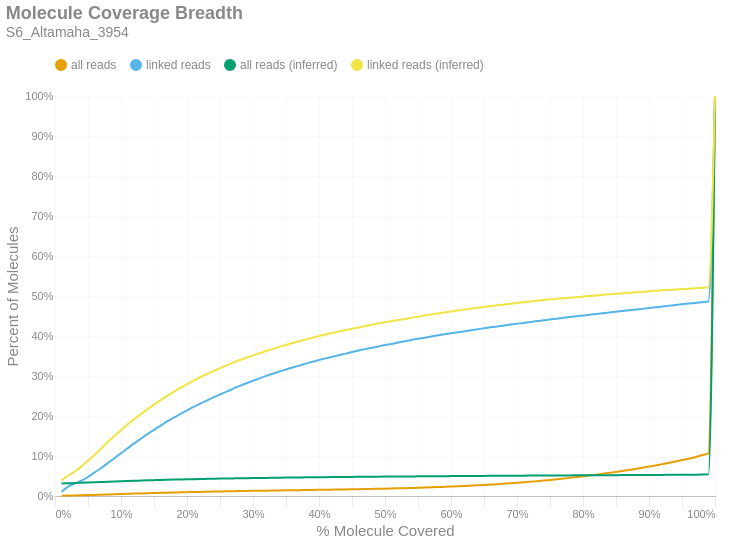

Notebook cell for this chart:
### Markdown cell above
### Molecule Read Coverage
This chart shows molecule coverage breadth as computed by the number of bases aligned to that molecule. In other words, "*how much of each unique long molecule is actually sequenced/aligned?*" Keep in mind there is a distinction between sequences and alignments, since some sequences belonging to a particular molecule may not align well and wouldn't appear in the alignment data. This chart also shows molecule coverage breadth as computed by the *inferred fragment* from which the aligned sequences originate. Unlike read coverage, this calculation takes into account the total insert size, including unsequenced gaps between the forward and reverse reads. Like the previous figures, these are cumulative percents.

### Code cell
if SKIPLR:
    print_html(f"Skipped")
else:
    binned_df = consolidated_hist(valids['coverage_bp'], mask, 0.01, True)
    binned_df_inf = consolidated_hist(valids['coverage_inserts'], mask, 0.01, True)
    binned_df = binned_df.with_columns(pl.lit(binned_df_inf['all reads (cumsum)']).alias('all reads (inferred)'))
    binned_df = binned_df.with_columns(pl.lit(binned_df_inf['linked reads (cumsum)']).alias('linked reads (inferred)'))
    binned_df = binned_df.with_columns(
        (pl.col('bin').cast(pl.Float64) + 0.01).alias('right_edge')
    )

    with SafeRender(binned_df):
        (
            density_plot(binned_df, 'Molecule Coverage Breadth', samplename, 'molcov', ['all reads (inferred)','linked reads (inferred)'])
            .encode(
                #x=alt.X('bin:Q', title="% Molecule Covered").axis(format = '%').scale(padding=0),
                x=alt.X('right_edge:Q', title="% Molecule Covered").axis(format='%').scale(padding=0),
                y=alt.Y('value:Q', title='Percent of Molecules')
                    .axis(format='%')
                    .stack(False)
                    .scale(domainMin=0, padding=0),
                color=alt.Color("key:N").scale(domain = ["all reads", "linked reads", "all reads (inferred)", "linked reads (inferred)"]),
                tooltip = [
                    alt.Tooltip("key:N", title = "Data Type"),
                    alt.Tooltip("range_label:N", title="% Molecule Covered"),
                    alt.Tooltip("value:Q", format = ".2%", title="% Molecules")
                ]
            )
        ).display()

### Figure 1 — Vega-Lite specification as saved in the notebook (floating-point values rounded to 4 significant figures)
{"width": "container", "height": 400, "config": {"title": {"anchor": "start", "dy": -15, "fontSize": 18, "color": "#888888", "subtitleColor": "#888888", "subtitleFontSize": 14}, "arc": {"fill": "#0072B2"}, "axis": {"domainColor": "#888888", "domainWidth": 0.5, "gridWidth": 0.2, "grid": false, "titleFontWeight": 400, "titleFontSize": 15, "labelFontSize": 11, "labelColor": "#888888", "tickColor": "#888888", "tickWidth": 0.2, "titleColor": "#888888"}, "axisBand": {"grid": false}, "axisX": {"grid": true, "tickSize": 10, "domainCap": "round"}, "axisY": {"domain": false, "grid": true, "tickSize": 0, "domainCap": "round"}, "background": "transparent", "header": {"labelFontSize": 15, "labelColor": "#888888", "titleFontSize": 15, "titleFontWeight": 600, "titleColor": "#888888"}, "legend": {"labelFont": "sans-serif", "labelFontSize": 12, "labelColor": "#888888", "symbolSize": 100, "symbolType": "circle", "titleFontSize": 12, "titlePadding": 10, "titleColor": "#888888", "title": null, "orient": "top"}, "range": {"category": ["#E69F00", "#56B4E9", "#009E73", "#F0E442", "#0072B2", "#D55E00", "#CC79A7", "#000000"], "diverging": ["#cfe8f3", "#a2d4ec", "#73bfe2", "#46abdb", "#1696d2", "#12719e"]}, "area": {"fill": "#0072B2", "fillOpacity": 0.7, "line": true, "strokeOpacity": 0.7}, "line": {"color": "#0072B2", "stroke": "#0072B2", "strokeWidth": 2}, "trail": {"color": "#0072B2", "stroke": "#0072B2", "strokeWidth": 0, "size": 1}, "point": {"filled": true, "fillOpacity": 1.0, "size": 95}, "text": {"color": "#888888", "fontSize": 11, "align": "right", "fontWeight": 400, "size": 11}, "bar": {"fill": "#0072B2", "stroke": null}, "view": {"stroke": null, "continuousWidth": 660, "continuousHeight": 400}}, "data": {"name": "data-9f0cf400e6717ddeb9a0836ec04c4001"}, "mark": {"type": "line", "interpolate": "monotone", "point": {"opacity": 0, "size": 275}}, "encoding": {"color": {"field": "key", "scale": {"domain": ["all reads", "linked reads", "all reads (inferred)", "linked reads (inferred)"]}, "type": "nominal"}, "tooltip": [{"field": "key", "title": "Data Type", "type": "nominal"}, {"field": "range_label", "title": "% Molecule Covered", "type": "nominal"}, {"field": "value", "format": ".2%", "title": "% Molecules", "type": "quantitative"}], "x": {"axis": {"format": "%"}, "field": "right_edge", "scale": {"padding": 0}, "title": "% Molecule Covered", "type": "quantitative"}, "y": {"axis": {"format": "%"}, "field": "value", "scale": {"domainMin": 0, "padding": 0}, "stack": false, "title": "Percent of Molecules", "type": "quantitative"}}, "params": [{"name": "param_c36ac31b6afebe62", "select": {"type": "point", "fields": ["key"]}, "bind": "legend"}], "title": {"text": "Molecule Coverage Breadth", "subtitle": "S6_Altamaha_3954"}, "transform": [{"fold": ["all reads (cumsum)", "linked reads (cumsum)", "all reads (inferred)", "linked reads (inferred)"]}, {"calculate": "replace(datum.key, ' (cumsum)', '')", "as": "key"}, {"filter": {"param": "param_c36ac31b6afebe62"}}], "usermeta": {"embedOptions": {"downloadFileName": "S6_Altamaha_3954.molcov"}}, "$schema": "https://vega.github.io/schema/vega-lite/v6.1.0.json", "datasets": {"data-9f0cf400e6717ddeb9a0836ec04c4001": [{"bin": "0.0", "interval": "0.0-0.01", "all reads": 0.000503, "linked reads": 0.01048, "all reads (cumsum)": 0.000503, "linked reads (cumsum)": 0.01048, "range_label": "0.0-0.01", "all reads (inferred)": 0.03144, "linked reads (inferred)": 0.03939, "right_edge": 0.01}, {"bin": "0.01", "interval": "0.01-0.02", "all reads": 0.0006036, "linked reads": 0.01313, "all reads (cumsum)": 0.001107, "linked reads (cumsum)": 0.02361, "range_label": "0.01-0.02", "all reads (inferred)": 0.03197, "linked reads (inferred)": 0.05141, "right_edge": 0.02}, {"bin": "0.02", "interval": "0.02-0.03", "all reads": 0.000346, "linked reads": 0.0073, "all reads (cumsum)": 0.001453, "linked reads (cumsum)": 0.03092, "range_label": "0.02-0.03", "all reads (inferred)": 0.03241, "linked reads (inferred)": 0.06131, "right_edge": 0.03}, {"bin": "0.03", "interval": "0.03-0.04", "all reads": 0.0003472, "linked reads": 0.007222, "all reads (cumsum)": 0.0018, "linked reads (cumsum)": 0.03814, "range_label": "0.03-0.04", "all reads (inferred)": 0.03295, "linked reads (inferred)": 0.07399, "right_edge": 0.04}, {"bin": "0.04", "interval": "0.04-0.05", "all reads": 0.0004336, "linked reads": 0.009417, "all reads (cumsum)": 0.002234, "linked reads (cumsum)": 0.04755, "range_label": "0.04-0.05", "all reads (inferred)": 0.03356, "linked reads (inferred)": 0.08786, "right_edge": 0.05}, {"bin": "0.05", "interval": "0.05-0.06", "all reads": 0.0005071, "linked reads": 0.01134, "all reads (cumsum)": 0.002741, "linked reads (cumsum)": 0.05889, "range_label": "0.05-0.06", "all reads (inferred)": 0.03422, "linked reads (inferred)": 0.103, "right_edge": 0.06}, {"bin": "0.06", "interval": "0.06-0.07", "all reads": 0.0004985, "linked reads": 0.0111, "all reads (cumsum)": 0.003239, "linked reads (cumsum)": 0.06999, "range_label": "0.06-0.07", "all reads (inferred)": 0.03489, "linked reads (inferred)": 0.1188, "right_edge": 0.07}, {"bin": "0.07", "interval": "0.07-0.08", "all reads": 0.0005375, "linked reads": 0.01224, "all reads (cumsum)": 0.003777, "linked reads (cumsum)": 0.08223, "range_label": "0.07-0.08", "all reads (inferred)": 0.03558, "linked reads (inferred)": 0.1349, "right_edge": 0.08}, {"bin": "0.08", "interval": "0.08-0.09", "all reads": 0.0005407, "linked reads": 0.01231, "all reads (cumsum)": 0.004317, "linked reads (cumsum)": 0.09454, "range_label": "0.08-0.09", "all reads (inferred)": 0.03622, "linked reads (inferred)": 0.15, "right_edge": 0.09}, {"bin": "0.09", "interval": "0.09-0.1", "all reads": 0.0005432, "linked reads": 0.01248, "all reads (cumsum)": 0.004861, "linked reads (cumsum)": 0.107, "range_label": "0.09-0.1", "all reads (inferred)": 0.03685, "linked reads (inferred)": 0.1648, "right_edge": 0.1}, {"bin": "0.1", "interval": "0.1-0.11", "all reads": 0.0005464, "linked reads": 0.01236, "all reads (cumsum)": 0.005407, "linked reads (cumsum)": 0.1194, "range_label": "0.1-0.11", "all reads (inferred)": 0.03746, "linked reads (inferred)": 0.1789, "right_edge": 0.11}, {"bin": "0.11", "interval": "0.11-0.12", "all reads": 0.0005407, "linked reads": 0.01222, "all reads (cumsum)": 0.005948, "linked reads (cumsum)": 0.1316, "range_label": "0.11-0.12", "all reads (inferred)": 0.03803, "linked reads (inferred)": 0.1924, "right_edge": 0.12}, {"bin": "0.12", "interval": "0.12-0.13", "all reads": 0.0005071, "linked reads": 0.0116, "all reads (cumsum)": 0.006455, "linked reads (cumsum)": 0.1432, "range_label": "0.12-0.13", "all reads (inferred)": 0.03855, "linked reads (inferred)": 0.2045, "right_edge": 0.13}, {"bin": "0.13", "interval": "0.13-0.14", "all reads": 0.0004904, "linked reads": 0.01131, "all reads (cumsum)": 0.006945, "linked reads (cumsum)": 0.1545, "range_label": "0.13-0.14", "all reads (inferred)": 0.03908, "linked reads (inferred)": 0.2169, "right_edge": 0.14}, {"bin": "0.14", "interval": "0.14-0.15", "all reads": 0.0004742, "linked reads": 0.01082, "all reads (cumsum)": 0.007419, "linked reads (cumsum)": 0.1653, "range_label": "0.14-0.15", "all reads (inferred)": 0.03957, "linked reads (inferred)": 0.2283, "right_edge": 0.15}, {"bin": "0.15", "interval": "0.15-0.16", "all reads": 0.0004706, "linked reads": 0.01077, "all reads (cumsum)": 0.00789, "linked reads (cumsum)": 0.1761, "range_label": "0.15-0.16", "all reads (inferred)": 0.04005, "linked reads (inferred)": 0.2395, "right_edge": 0.16}, {"bin": "0.16", "interval": "0.16-0.17", "all reads": 0.0004474, "linked reads": 0.01027, "all reads (cumsum)": 0.008337, "linked reads (cumsum)": 0.1864, "range_label": "0.16-0.17", "all reads (inferred)": 0.04051, "linked reads (inferred)": 0.2504, "right_edge": 0.17}, {"bin": "0.17", "interval": "0.17-0.18", "all reads": 0.0004081, "linked reads": 0.009328, "all reads (cumsum)": 0.008745, "linked reads (cumsum)": 0.1957, "range_label": "0.17-0.18", "all reads (inferred)": 0.04094, "linked reads (inferred)": 0.2606, "right_edge": 0.18}, {"bin": "0.18", "interval": "0.18-0.19", "all reads": 0.0004142, "linked reads": 0.009446, "all reads (cumsum)": 0.00916, "linked reads (cumsum)": 0.2051, "range_label": "0.18-0.19", "all reads (inferred)": 0.04135, "linked reads (inferred)": 0.2702, "right_edge": 0.19}, {"bin": "0.19", "interval": "0.19-0.2", "all reads": 0.0003862, "linked reads": 0.008731, "all reads (cumsum)": 0.009546, "linked reads (cumsum)": 0.2139, "range_label": "0.19-0.2", "all reads (inferred)": 0.04175, "linked reads (inferred)": 0.2795, "right_edge": 0.2}, {"bin": "0.2", "interval": "0.2-0.21", "all reads": 0.0003947, "linked reads": 0.009034, "all reads (cumsum)": 0.00994, "linked reads (cumsum)": 0.2229, "range_label": "0.2-0.21", "all reads (inferred)": 0.04213, "linked reads (inferred)": 0.2884, "right_edge": 0.21}, {"bin": "0.21", "interval": "0.21-0.22", "all reads": 0.0003598, "linked reads": 0.008221, "all reads (cumsum)": 0.0103, "linked reads (cumsum)": 0.2311, "range_label": "0.21-0.22", "all reads (inferred)": 0.04249, "linked reads (inferred)": 0.2969, "right_edge": 0.22}, {"bin": "0.22", "interval": "0.22-0.23", "all reads": 0.0003294, "linked reads": 0.007516, "all reads (cumsum)": 0.01063, "linked reads (cumsum)": 0.2386, "range_label": "0.22-0.23", "all reads (inferred)": 0.04282, "linked reads (inferred)": 0.3046, "right_edge": 0.23}, {"bin": "0.23", "interval": "0.23-0.24", "all reads": 0.0003416, "linked reads": 0.007849, "all reads (cumsum)": 0.01097, "linked reads (cumsum)": 0.2465, "range_label": "0.23-0.24", "all reads (inferred)": 0.04315, "linked reads (inferred)": 0.3124, "right_edge": 0.24}, {"bin": "0.24", "interval": "0.24-0.25", "all reads": 0.0003192, "linked reads": 0.00729, "all reads (cumsum)": 0.01129, "linked reads (cumsum)": 0.2538, "range_label": "0.24-0.25", "all reads (inferred)": 0.04346, "linked reads (inferred)": 0.3198, "right_edge": 0.25}, {"bin": "0.25", "interval": "0.25-0.26", "all reads": 0.000314, "linked reads": 0.007094, "all reads (cumsum)": 0.0116, "linked reads (cumsum)": 0.2609, "range_label": "0.25-0.26", "all reads (inferred)": 0.04376, "linked reads (inferred)": 0.3267, "right_edge": 0.26}, {"bin": "0.26", "interval": "0.26-0.27", "all reads": 0.000333, "linked reads": 0.007398, "all reads (cumsum)": 0.01194, "linked reads (cumsum)": 0.2683, "range_label": "0.26-0.27", "all reads (inferred)": 0.04405, "linked reads (inferred)": 0.3335, "right_edge": 0.27}, {"bin": "0.27", "interval": "0.27-0.28", "all reads": 0.0003124, "linked reads": 0.006977, "all reads (cumsum)": 0.01225, "linked reads (cumsum)": 0.2752, "range_label": "0.27-0.28", "all reads (inferred)": 0.04433, "linked reads (inferred)": 0.3399, "right_edge": 0.28}, {"bin": "0.28", "interval": "0.28-0.29", "all reads": 0.0003022, "linked reads": 0.006536, "all reads (cumsum)": 0.01255, "linked reads (cumsum)": 0.2818, "range_label": "0.28-0.29", "all reads (inferred)": 0.04458, "linked reads (inferred)": 0.3457, "right_edge": 0.29}, {"bin": "0.29", "interval": "0.29-0.3", "all reads": 0.0002876, "linked reads": 0.00631, "all reads (cumsum)": 0.01284, "linked reads (cumsum)": 0.2881, "range_label": "0.29-0.3", "all reads (inferred)": 0.04483, "linked reads (inferred)": 0.3515, "right_edge": 0.3}, {"bin": "0.3", "interval": "0.3-0.31", "all reads": 0.0002795, "linked reads": 0.006105, "all reads (cumsum)": 0.01312, "linked reads (cumsum)": 0.2942, "range_label": "0.3-0.31", "all reads (inferred)": 0.04508, "linked reads (inferred)": 0.3572, "right_edge": 0.31}, {"bin": "0.31", "interval": "0.31-0.32", "all reads": 0.0002807, "linked reads": 0.006016, "all reads (cumsum)": 0.0134, "linked reads (cumsum)": 0.3002, "range_label": "0.31-0.32", "all reads (inferred)": 0.0453, "linked reads (inferred)": 0.3623, "right_edge": 0.32}, {"bin": "0.32", "interval": "0.32-0.33", "all reads": 0.00026, "linked reads": 0.005468, "all reads (cumsum)": 0.01366, "linked reads (cumsum)": 0.3057, "range_label": "0.32-0.33", "all reads (inferred)": 0.04553, "linked reads (inferred)": 0.3677, "right_edge": 0.33}, {"bin": "0.33", "interval": "0.33-0.34", "all reads": 0.0002588, "linked reads": 0.00538, "all reads (cumsum)": 0.01392, "linked reads (cumsum)": 0.3111, "range_label": "0.33-0.34", "all reads (inferred)": 0.04576, "linked reads (inferred)": 0.3729, "right_edge": 0.34}, {"bin": "0.34", "interval": "0.34-0.35", "all reads": 0.0002523, "linked reads": 0.005144, "all reads (cumsum)": 0.01417, "linked reads (cumsum)": 0.3162, "range_label": "0.34-0.35", "all reads (inferred)": 0.04597, "linked reads (inferred)": 0.3779, "right_edge": 0.35}, {"bin": "0.35", "interval": "0.35-0.36", "all reads": 0.0002584, "linked reads": 0.005213, "all reads (cumsum)": 0.01443, "linked reads (cumsum)": 0.3214, "range_label": "0.35-0.36", "all reads (inferred)": 0.04617, "linked reads (inferred)": 0.3824, "right_edge": 0.36}, {"bin": "0.36", "interval": "0.36-0.37", "all reads": 0.0002393, "linked reads": 0.004488, "all reads (cumsum)": 0.01467, "linked reads (cumsum)": 0.3259, "range_label": "0.36-0.37", "all reads (inferred)": 0.04637, "linked reads (inferred)": 0.387, "right_edge": 0.37}, {"bin": "0.37", "interval": "0.37-0.38", "all reads": 0.0002673, "linked reads": 0.005027, "all reads (cumsum)": 0.01494, "linked reads (cumsum)": 0.3309, "range_label": "0.37-0.38", "all reads (inferred)": 0.04656, "linked reads (inferred)": 0.3914, "right_edge": 0.38}, {"bin": "0.38", "interval": "0.38-0.39", "all reads": 0.0002604, "linked reads": 0.004752, "all reads (cumsum)": 0.0152, "linked reads (cumsum)": 0.3357, "range_label": "0.38-0.39", "all reads (inferred)": 0.04675, "linked reads (inferred)": 0.3956, "right_edge": 0.39}, {"bin": "0.39", "interval": "0.39-0.4", "all reads": 0.0002446, "linked reads": 0.004478, "all reads (cumsum)": 0.01544, "linked reads (cumsum)": 0.3402, "range_label": "0.39-0.4", "all reads (inferred)": 0.04693, "linked reads (inferred)": 0.3999, "right_edge": 0.4}, {"bin": "0.4", "interval": "0.4-0.41", "all reads": 0.0002381, "linked reads": 0.0039, "all reads (cumsum)": 0.01568, "linked reads (cumsum)": 0.3441, "range_label": "0.4-0.41", "all reads (inferred)": 0.0471, "linked reads (inferred)": 0.4037, "right_edge": 0.41}, {"bin": "0.41", "interval": "0.41-0.42", "all reads": 0.0002503, "linked reads": 0.004057, "all reads (cumsum)": 0.01593, "linked reads (cumsum)": 0.3481, "range_label": "0.41-0.42", "all reads (inferred)": 0.04727, "linked reads (inferred)": 0.4075, "right_edge": 0.42}, {"bin": "0.42", "interval": "0.42-0.43", "all reads": 0.0002507, "linked reads": 0.003675, "all reads (cumsum)": 0.01618, "linked reads (cumsum)": 0.3518, "range_label": "0.42-0.43", "all reads (inferred)": 0.04744, "linked reads (inferred)": 0.4113, "right_edge": 0.43}, {"bin": "0.43", "interval": "0.43-0.44", "all reads": 0.0002957, "linked reads": 0.004086, "all reads (cumsum)": 0.01648, "linked reads (cumsum)": 0.3559, "range_label": "0.43-0.44", "all reads (inferred)": 0.04759, "linked reads (inferred)": 0.4148, "right_edge": 0.44}, {"bin": "0.44", "interval": "0.44-0.45", "all reads": 0.0003002, "linked reads": 0.004155, "all reads (cumsum)": 0.01678, "linked reads (cumsum)": 0.36, "range_label": "0.44-0.45", "all reads (inferred)": 0.04774, "linked reads (inferred)": 0.4183, "right_edge": 0.45}, {"bin": "0.45", "interval": "0.45-0.46", "all reads": 0.0003059, "linked reads": 0.003802, "all reads (cumsum)": 0.01708, "linked reads (cumsum)": 0.3638, "range_label": "0.45-0.46", "all reads (inferred)": 0.04788, "linked reads (inferred)": 0.4213, "right_edge": 0.46}, {"bin": "0.46", "interval": "0.46-0.47", "all reads": 0.0003115, "linked reads": 0.003341, "all reads (cumsum)": 0.01739, "linked reads (cumsum)": 0.3672, "range_label": "0.46-0.47", "all reads (inferred)": 0.04804, "linked reads (inferred)": 0.4248, "right_edge": 0.47}, {"bin": "0.47", "interval": "0.47-0.48", "all reads": 0.0003351, "linked reads": 0.003381, "all reads (cumsum)": 0.01773, "linked reads (cumsum)": 0.3706, "range_label": "0.47-0.48", "all reads (inferred)": 0.04819, "linked reads (inferred)": 0.4281, "right_edge": 0.48}, {"bin": "0.48", "interval": "0.48-0.49", "all reads": 0.0003188, "linked reads": 0.003273, "all reads (cumsum)": 0.01805, "linked reads (cumsum)": 0.3738, "range_label": "0.48-0.49", "all reads (inferred)": 0.04833, "linked reads (inferred)": 0.4313, "right_edge": 0.49}, {"bin": "0.49", "interval": "0.49-0.5", "all reads": 0.0003833, "linked reads": 0.003459, "all reads (cumsum)": 0.01843, "linked reads (cumsum)": 0.3773, "range_label": "0.49-0.5", "all reads (inferred)": 0.04848, "linked reads (inferred)": 0.4345, "right_edge": 0.5}, {"bin": "0.5", "interval": "0.5-0.51", "all reads": 0.0003537, "linked reads": 0.002959, "all reads (cumsum)": 0.01878, "linked reads (cumsum)": 0.3802, "range_label": "0.5-0.51", "all reads (inferred)": 0.0486, "linked reads (inferred)": 0.4372, "right_edge": 0.51}, {"bin": "0.51", "interval": "0.51-0.52", "all reads": 0.0004215, "linked reads": 0.0034, "all reads (cumsum)": 0.01921, "linked reads (cumsum)": 0.3836, "range_label": "0.51-0.52", "all reads (inferred)": 0.04873, "linked reads (inferred)": 0.44, "right_edge": 0.52}, {"bin": "0.52", "interval": "0.52-0.53", "all reads": 0.0004523, "linked reads": 0.003439, "all reads (cumsum)": 0.01966, "linked reads (cumsum)": 0.3871, "range_label": "0.52-0.53", "all reads (inferred)": 0.04886, "linked reads (inferred)": 0.4427, "right_edge": 0.53}, {"bin": "0.53", "interval": "0.53-0.54", "all reads": 0.0004681, "linked reads": 0.003145, "all reads (cumsum)": 0.02013, "linked reads (cumsum)": 0.3902, "range_label": "0.53-0.54", "all reads (inferred)": 0.04898, "linked reads (inferred)": 0.4454, "right_edge": 0.54}, {"bin": "0.54", "interval": "0.54-0.55", "all reads": 0.0004738, "linked reads": 0.002695, "all reads (cumsum)": 0.0206, "linked reads (cumsum)": 0.3929, "range_label": "0.54-0.55", "all reads (inferred)": 0.04911, "linked reads (inferred)": 0.4483, "right_edge": 0.55}, {"bin": "0.55", "interval": "0.55-0.56", "all reads": 0.0005261, "linked reads": 0.002851, "all reads (cumsum)": 0.02113, "linked reads (cumsum)": 0.3958, "range_label": "0.55-0.56", "all reads (inferred)": 0.04925, "linked reads (inferred)": 0.4512, "right_edge": 0.56}, {"bin": "0.56", "interval": "0.56-0.57", "all reads": 0.0005582, "linked reads": 0.002871, "all reads (cumsum)": 0.02168, "linked reads (cumsum)": 0.3987, "range_label": "0.56-0.57", "all reads (inferred)": 0.04937, "linked reads (inferred)": 0.4538, "right_edge": 0.57}, {"bin": "0.57", "interval": "0.57-0.58", "all reads": 0.0005914, "linked reads": 0.002969, "all reads (cumsum)": 0.02228, "linked reads (cumsum)": 0.4016, "range_label": "0.57-0.58", "all reads (inferred)": 0.04948, "linked reads (inferred)": 0.4562, "right_edge": 0.58}, {"bin": "0.58", "interval": "0.58-0.59", "all reads": 0.000643, "linked reads": 0.002832, "all reads (cumsum)": 0.02292, "linked reads (cumsum)": 0.4045, "range_label": "0.58-0.59", "all reads (inferred)": 0.04961, "linked reads (inferred)": 0.4588, "right_edge": 0.59}, {"bin": "0.59", "interval": "0.59-0.6", "all reads": 0.0006657, "linked reads": 0.002538, "all reads (cumsum)": 0.02358, "linked reads (cumsum)": 0.407, "range_label": "0.59-0.6", "all reads (inferred)": 0.04972, "linked reads (inferred)": 0.4612, "right_edge": 0.6}, {"bin": "0.6", "interval": "0.6-0.61", "all reads": 0.0006689, "linked reads": 0.002166, "all reads (cumsum)": 0.02425, "linked reads (cumsum)": 0.4092, "range_label": "0.6-0.61", "all reads (inferred)": 0.04984, "linked reads (inferred)": 0.4636, "right_edge": 0.61}, {"bin": "0.61", "interval": "0.61-0.62", "all reads": 0.0007606, "linked reads": 0.002352, "all reads (cumsum)": 0.02501, "linked reads (cumsum)": 0.4115, "range_label": "0.61-0.62", "all reads (inferred)": 0.04996, "linked reads (inferred)": 0.466, "right_edge": 0.62}, {"bin": "0.62", "interval": "0.62-0.63", "all reads": 0.0008194, "linked reads": 0.002626, "all reads (cumsum)": 0.02583, "linked reads (cumsum)": 0.4141, "range_label": "0.62-0.63", "all reads (inferred)": 0.05008, "linked reads (inferred)": 0.4684, "right_edge": 0.63}, {"bin": "0.63", "interval": "0.63-0.64", "all reads": 0.0008312, "linked reads": 0.002499, "all reads (cumsum)": 0.02666, "linked reads (cumsum)": 0.4166, "range_label": "0.63-0.64", "all reads (inferred)": 0.05018, "linked reads (inferred)": 0.4705, "right_edge": 0.64}, {"bin": "0.64", "interval": "0.64-0.65", "all reads": 0.0009103, "linked reads": 0.002548, "all reads (cumsum)": 0.02757, "linked reads (cumsum)": 0.4192, "range_label": "0.64-0.65", "all reads (inferred)": 0.05028, "linked reads (inferred)": 0.4725, "right_edge": 0.65}, {"bin": "0.65", "interval": "0.65-0.66", "all reads": 0.0009995, "linked reads": 0.002469, "all reads (cumsum)": 0.02857, "linked reads (cumsum)": 0.4216, "range_label": "0.65-0.66", "all reads (inferred)": 0.05039, "linked reads (inferred)": 0.4747, "right_edge": 0.66}, {"bin": "0.66", "interval": "0.66-0.67", "all reads": 0.0009821, "linked reads": 0.002361, "all reads (cumsum)": 0.02956, "linked reads (cumsum)": 0.424, "range_label": "0.66-0.67", "all reads (inferred)": 0.05049, "linked reads (inferred)": 0.4766, "right_edge": 0.67}, {"bin": "0.67", "interval": "0.67-0.68", "all reads": 0.001121, "linked reads": 0.002313, "all reads (cumsum)": 0.03068, "linked reads (cumsum)": 0.4263, "range_label": "0.67-0.68", "all reads (inferred)": 0.05059, "linked reads (inferred)": 0.4786, "right_edge": 0.68}, {"bin": "0.68", "interval": "0.68-0.69", "all reads": 0.001126, "linked reads": 0.002303, "all reads (cumsum)": 0.0318, "linked reads (cumsum)": 0.4286, "range_label": "0.68-0.69", "all reads (inferred)": 0.05069, "linked reads (inferred)": 0.4805, "right_edge": 0.69}, {"bin": "0.69", "interval": "0.69-0.7", "all reads": 0.001249, "linked reads": 0.002107, "all reads (cumsum)": 0.03305, "linked reads (cumsum)": 0.4307, "range_label": "0.69-0.7", "all reads (inferred)": 0.05079, "linked reads (inferred)": 0.4825, "right_edge": 0.7}, {"bin": "0.7", "interval": "0.7-0.71", "all reads": 0.001265, "linked reads": 0.001832, "all reads (cumsum)": 0.03432, "linked reads (cumsum)": 0.4326, "range_label": "0.7-0.71", "all reads (inferred)": 0.05088, "linked reads (inferred)": 0.4843, "right_edge": 0.71}, {"bin": "0.71", "interval": "0.71-0.72", "all reads": 0.001341, "linked reads": 0.002332, "all reads (cumsum)": 0.03566, "linked reads (cumsum)": 0.4349, "range_label": "0.71-0.72", "all reads (inferred)": 0.05098, "linked reads (inferred)": 0.4861, "right_edge": 0.72}, {"bin": "0.72", "interval": "0.72-0.73", "all reads": 0.001501, "linked reads": 0.002342, "all reads (cumsum)": 0.03716, "linked reads (cumsum)": 0.4372, "range_label": "0.72-0.73", "all reads (inferred)": 0.05107, "linked reads (inferred)": 0.488, "right_edge": 0.73}, {"bin": "0.73", "interval": "0.73-0.74", "all reads": 0.001466, "linked reads": 0.001999, "all reads (cumsum)": 0.03863, "linked reads (cumsum)": 0.4392, "range_label": "0.73-0.74", "all reads (inferred)": 0.05117, "linked reads (inferred)": 0.4898, "right_edge": 0.74}, {"bin": "0.74", "interval": "0.74-0.75", "all reads": 0.001617, "linked reads": 0.002185, "all reads (cumsum)": 0.04024, "linked reads (cumsum)": 0.4414, "range_label": "0.74-0.75", "all reads (inferred)": 0.05126, "linked reads (inferred)": 0.4914, "right_edge": 0.75}, {"bin": "0.75", "interval": "0.75-0.76", "all reads": 0.001551, "linked reads": 0.001676, "all reads (cumsum)": 0.04179, "linked reads (cumsum)": 0.4431, "range_label": "0.75-0.76", "all reads (inferred)": 0.05134, "linked reads (inferred)": 0.4929, "right_edge": 0.76}, {"bin": "0.76", "interval": "0.76-0.77", "all reads": 0.001727, "linked reads": 0.002313, "all reads (cumsum)": 0.04352, "linked reads (cumsum)": 0.4454, "range_label": "0.76-0.77", "all reads (inferred)": 0.05143, "linked reads (inferred)": 0.4944, "right_edge": 0.77}, {"bin": "0.77", "interval": "0.77-0.78", "all reads": 0.001779, "linked reads": 0.002058, "all reads (cumsum)": 0.0453, "linked reads (cumsum)": 0.4475, "range_label": "0.77-0.78", "all reads (inferred)": 0.05152, "linked reads (inferred)": 0.4958, "right_edge": 0.78}, {"bin": "0.78", "interval": "0.78-0.79", "all reads": 0.001928, "linked reads": 0.00193, "all reads (cumsum)": 0.04723, "linked reads (cumsum)": 0.4494, "range_label": "0.78-0.79", "all reads (inferred)": 0.05159, "linked reads (inferred)": 0.4971, "right_edge": 0.79}, {"bin": "0.79", "interval": "0.79-0.8", "all reads": 0.002041, "linked reads": 0.00194, "all reads (cumsum)": 0.04927, "linked reads (cumsum)": 0.4513, "range_label": "0.79-0.8", "all reads (inferred)": 0.05167, "linked reads (inferred)": 0.4985, "right_edge": 0.8}, {"bin": "0.8", "interval": "0.8-0.81", "all reads": 0.001918, "linked reads": 0.001666, "all reads (cumsum)": 0.05118, "linked reads (cumsum)": 0.453, "range_label": "0.8-0.81", "all reads (inferred)": 0.05175, "linked reads (inferred)": 0.4999, "right_edge": 0.81}, {"bin": "0.81", "interval": "0.81-0.82", "all reads": 0.002125, "linked reads": 0.002077, "all reads (cumsum)": 0.05331, "linked reads (cumsum)": 0.4551, "range_label": "0.81-0.82", "all reads (inferred)": 0.05185, "linked reads (inferred)": 0.5014, "right_edge": 0.82}, {"bin": "0.82", "interval": "0.82-0.83", "all reads": 0.002232, "linked reads": 0.001891, "all reads (cumsum)": 0.05554, "linked reads (cumsum)": 0.457, "range_label": "0.82-0.83", "all reads (inferred)": 0.05194, "linked reads (inferred)": 0.5029, "right_edge": 0.83}, {"bin": "0.83", "interval": "0.83-0.84", "all reads": 0.002301, "linked reads": 0.00193, "all reads (cumsum)": 0.05784, "linked reads (cumsum)": 0.4589, "range_label": "0.83-0.84", "all reads (inferred)": 0.05203, "linked reads (inferred)": 0.5043, "right_edge": 0.84}, {"bin": "0.84", "interval": "0.84-0.85", "all reads": 0.00235, "linked reads": 0.001764, "all reads (cumsum)": 0.06019, "linked reads (cumsum)": 0.4607, "range_label": "0.84-0.85", "all reads (inferred)": 0.05212, "linked reads (inferred)": 0.5056, "right_edge": 0.85}, {"bin": "0.85", "interval": "0.85-0.86", "all reads": 0.002512, "linked reads": 0.001872, "all reads (cumsum)": 0.06271, "linked reads (cumsum)": 0.4625, "range_label": "0.85-0.86", "all reads (inferred)": 0.05221, "linked reads (inferred)": 0.5069, "right_edge": 0.86}, {"bin": "0.86", "interval": "0.86-0.87", "all reads": 0.002511, "linked reads": 0.001813, "all reads (cumsum)": 0.06522, "linked reads (cumsum)": 0.4644, "range_label": "0.86-0.87", "all reads (inferred)": 0.05229, "linked reads (inferred)": 0.508, "right_edge": 0.87}, {"bin": "0.87", "interval": "0.87-0.88", "all reads": 0.00268, "linked reads": 0.001744, "all reads (cumsum)": 0.0679, "linked reads (cumsum)": 0.4661, "range_label": "0.87-0.88", "all reads (inferred)": 0.05238, "linked reads (inferred)": 0.5092, "right_edge": 0.88}, {"bin": "0.88", "interval": "0.88-0.89", "all reads": 0.002743, "linked reads": 0.001725, "all reads (cumsum)": 0.07064, "linked reads (cumsum)": 0.4678, "range_label": "0.88-0.89", "all reads (inferred)": 0.05247, "linked reads (inferred)": 0.5103, "right_edge": 0.89}, {"bin": "0.89", "interval": "0.89-0.9", "all reads": 0.002909, "linked reads": 0.002058, "all reads (cumsum)": 0.07355, "linked reads (cumsum)": 0.4699, "range_label": "0.89-0.9", "all reads (inferred)": 0.05257, "linked reads (inferred)": 0.5116, "right_edge": 0.9}, {"bin": "0.9", "interval": "0.9-0.91", "all reads": 0.002818, "linked reads": 0.001989, "all reads (cumsum)": 0.07637, "linked reads (cumsum)": 0.4719, "range_label": "0.9-0.91", "all reads (inferred)": 0.05266, "linked reads (inferred)": 0.513, "right_edge": 0.91}, {"bin": "0.91", "interval": "0.91-0.92", "all reads": 0.003302, "linked reads": 0.001666, "all reads (cumsum)": 0.07967, "linked reads (cumsum)": 0.4735, "range_label": "0.91-0.92", "all reads (inferred)": 0.05278, "linked reads (inferred)": 0.5142, "right_edge": 0.92}, {"bin": "0.92", "interval": "0.92-0.93", "all reads": 0.003074, "linked reads": 0.00194, "all reads (cumsum)": 0.08274, "linked reads (cumsum)": 0.4755, "range_label": "0.92-0.93", "all reads (inferred)": 0.05287, "linked reads (inferred)": 0.5151, "right_edge": 0.93}, {"bin": "0.93", "interval": "0.93-0.94", "all reads": 0.003326, "linked reads": 0.002068, "all reads (cumsum)": 0.08607, "linked reads (cumsum)": 0.4775, "range_label": "0.93-0.94", "all reads (inferred)": 0.05297, "linked reads (inferred)": 0.5162, "right_edge": 0.94}, {"bin": "0.94", "interval": "0.94-0.95", "all reads": 0.003735, "linked reads": 0.001813, "all reads (cumsum)": 0.0898, "linked reads (cumsum)": 0.4794, "range_label": "0.94-0.95", "all reads (inferred)": 0.05309, "linked reads (inferred)": 0.5173, "right_edge": 0.95}, {"bin": "0.95", "interval": "0.95-0.96", "all reads": 0.003315, "linked reads": 0.001813, "all reads (cumsum)": 0.09312, "linked reads (cumsum)": 0.4812, "range_label": "0.95-0.96", "all reads (inferred)": 0.05325, "linked reads (inferred)": 0.5184, "right_edge": 0.96}, {"bin": "0.96", "interval": "0.96-0.97", "all reads": 0.00394, "linked reads": 0.001548, "all reads (cumsum)": 0.09706, "linked reads (cumsum)": 0.4827, "range_label": "0.96-0.97", "all reads (inferred)": 0.0534, "linked reads (inferred)": 0.5197, "right_edge": 0.97}, {"bin": "0.97", "interval": "0.97-0.98", "all reads": 0.004726, "linked reads": 0.001715, "all reads (cumsum)": 0.1018, "linked reads (cumsum)": 0.4844, "range_label": "0.97-0.98", "all reads (inferred)": 0.05365, "linked reads (inferred)": 0.5206, "right_edge": 0.98}, {"bin": "0.98", "interval": "0.98-0.99", "all reads": 0.004491, "linked reads": 0.001656, "all reads (cumsum)": 0.1063, "linked reads (cumsum)": 0.4861, "range_label": "0.98-0.99", "all reads (inferred)": 0.05406, "linked reads (inferred)": 0.5213, "right_edge": 0.99}, {"bin": "0.99", "interval": "0.99-1.0", "all reads": 0.8937, "linked reads": 0.5139, "all reads (cumsum)": 1.0, "linked reads (cumsum)": 1.0, "range_label": "0.99-1.0", "all reads (inferred)": 1.0, "linked reads (inferred)": 1.0, "right_edge": 1.0}]}}
